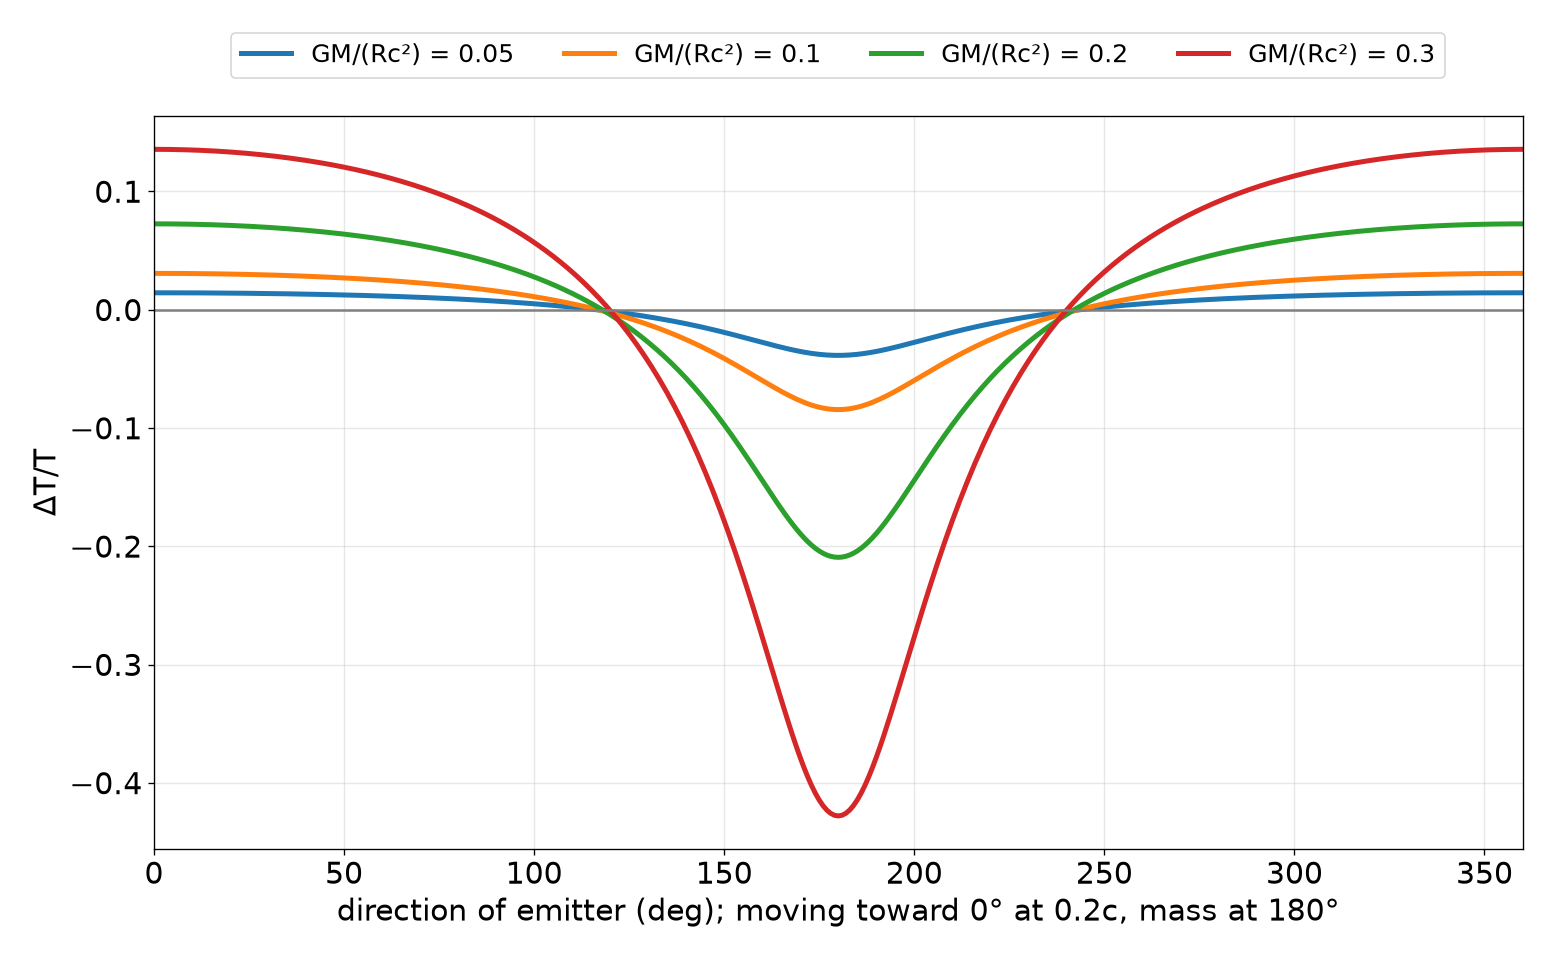

Reproduce this figure in Python.
import numpy as np, matplotlib; matplotlib.use("Agg"); import matplotlib.pyplot as plt
from scipy.optimize import brentq
v=0.2; th=np.radians(np.arange(0,361,1.0)); M=np.array([-2.0,0.0])
plt.rcParams.update({"font.size":18}); fig,ax=plt.subplots(figsize=(13,8))
for mu in (0.05,0.1,0.2,0.3):
    d=[]
    for t in th:
        g=lambda te: np.hypot(-(np.cos(t)+v*te),-np.sin(t))-(-te)
        te=brentq(g,-10,0)
        xe=np.array([np.cos(t)+v*te,np.sin(t)]); xo=np.zeros(2); n=(xo-xe)/np.linalg.norm(xo-xe)
        dop=(1-v*n[0])/(1-v*n[0])   # same velocity: cancels exactly
        re=np.linalg.norm(xe-M); ro=np.linalg.norm(xo-M)
        d.append(dop*np.sqrt((1-2*mu/re)/(1-2*mu/ro)))
    d=np.array(d); r=d/d.mean()-1
    m=np.fft.rfft(r[:-1])/360; print(mu,"dipole %.4f quad %.4f max %.4f min %.4f"%(2*abs(m[1]),2*abs(m[2]),r.max(),r.min()))
    ax.plot(np.degrees(th),r,lw=3,label=f"GM/(Rc²) = {mu}")
ax.axhline(0,color="gray"); ax.set_xlabel("direction of emitter (deg); moving toward 0° at 0.2c, mass at 180°"); ax.set_ylabel("ΔT/T")
ax.set_xlim(0,360); ax.grid(alpha=.3); ax.legend(loc="upper center",bbox_to_anchor=(0.5,1.13),ncol=4,fontsize=15)
plt.tight_layout(); plt.savefig("mass180.png",dpi=120)
